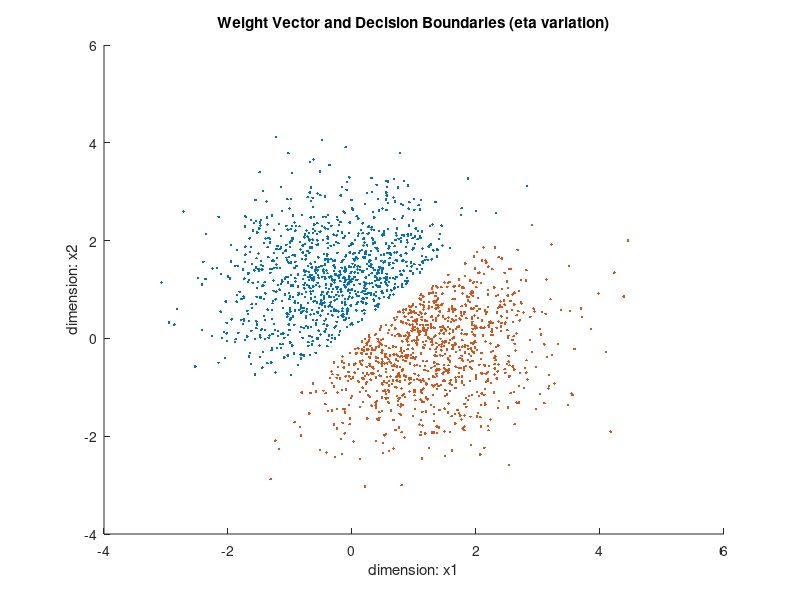

Recreate this plot in MATLAB. (Note: this script raises an error after producing the figure.)
clear;
load('HW4/PercepClass1Training.txt');
load('HW4/PercepClass2Training.txt');
load('HW4/PDRClass1Testing.txt');
load('HW4/PDRClass2Testing.txt');

n = length(PercepClass1Training(:,1));
c1_train = horzcat(PercepClass1Training(:,2:3), ones(n,1));
c2_train = horzcat(PercepClass2Training(:,2:3), -ones(n,1));

n = length(PDRClass1Testing(:,1));
c1_testing = horzcat(PDRClass1Testing(:,2:3), ones(n,1));
c2_testing = horzcat(PDRClass2Testing(:,2:3), -ones(n,1));

training_set = [c1_train; c2_train];
testing_set = [c1_testing; c2_testing];

figure
hold on;
xlabel('dimension: x1');
ylabel('dimension: x2');
title('Weight Vector and Decision Boundaries (eta variation)')
scatter(c1_train(:,1), c1_train(:,2),'.');
scatter(c2_train(:,1), c2_train(:,2),'.');

eta_values = 0.001 : 0.01 : 0.10;

%Output: eta value, total epochs, training error, testing error
eta_variation_output = [0,0,0,0];
rand('seed', 12343);

for j = 1 : length(eta_values')
    eta = eta_values(j);
    loop = true;
    epoch = 0;
    p = [0,1];
    while (loop)
        [training_error, testing_error, new_weights] = runEpoch(p, training_set, testing_set, eta);
        
        p = new_weights;
        
        if training_error == 0
            loop = false;
        end

        epoch = epoch + 1;
        eta_variation_output = [eta_variation_output; [eta, epoch, training_error, testing_error]];
    end
    line([0,new_weights(1)], [0, new_weights(2)],'LineStyle', '--');
    minv = -1 / (new_weights(2)/new_weights(1));
    line([-2, 2], [-2*minv, 2*minv],'LineStyle', '--');
end
eta_variation_output = eta_variation_output(2:(length(eta_variation_output(:,1))), :);

